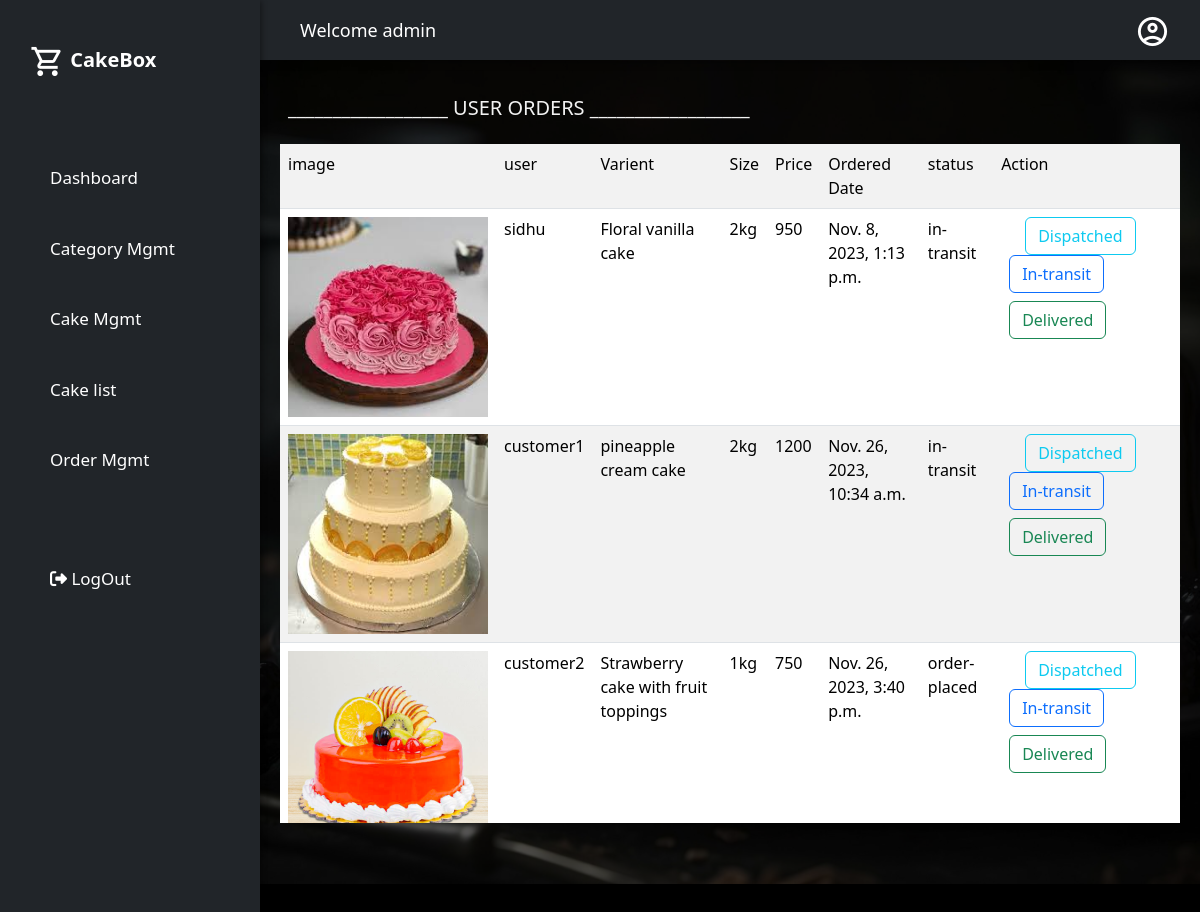
Page /orders/list (signed in) on the committed database.
### cakeapp/models.py (models this page shows, shortened)
class User(AbstractUser):
    phone=models.CharField(max_length=100,unique=True)
    address=models.CharField(max_length=200)

class Orders(models.Model):
    user=models.ForeignKey(User,on_delete=models.CASCADE)
    cakevarient=models.ForeignKey(CakeVarients,on_delete=models.CASCADE)
    options=(
        ("order-placed","order-placed"),
        ("cancelled","cancelled"),
        ("dispatced","dispatched"),
        ("in-transit","in-transit"),
        ("delivered","delivered")
    )
    status=models.CharField(max_length=200,choices=options,default="order-placed")
    ordered_date=models.DateTimeField(auto_now_add=True)
    expected_date=models.DateField(null=True)
    address=models.CharField(max_length=200)

class CakeVarients(models.Model):
    price=models.PositiveIntegerField()
    options=(
        (".5kg",".5kg"),
        ("1kg","1kg"),
        ("2kg","2kg"),
        ("5kg","5kg")
    )
    size=models.CharField(max_length=200,choices=options,default="1kg")
    option=(
        ("round","round"),
        ("square","square"),
        ("heart","heart")
    )
    shape=models.CharField(max_length=200,choices=option,default="round")
    cake=models.ForeignKey(Cakes,on_delete=models.CASCADE)
    def __str__(self):
        return self.cake.name

class Cakes(models.Model):
    name=models.CharField(max_length=200)
    category=models.ForeignKey(CakeCategory,on_delete=models.SET_NULL,null=True)
    options=(
        ('chocolate','chocolate'),
        ('black forest','black forest'),
        ('red velvet','red velvet'),
        ('butter  scotch','butter scotch'),
        ('vanilla','vanilla'),
        ('pineapple','pineapple'),
        ('dates','dates'),
        ('non-alcoholic','non-alcoholic'),
        ('dry-fruits','dry-fruits'),
        ('mixed-fruits','mixed-fruits'),
        ('blueberry','blueberry'),
        ('strawberry','strawberry')
    )
    flavour=models.CharField(max_length=200,choices=options,default="choclate")
    image=models.ImageField(upload_to="images")

### cakeapp/views.py (the view)
# urls.py: path("orders/list",OrderListView.as_view(),name="order-list"),
@method_decorator(decs,name="dispatch")
class OrderListView(ListView):
    template_name="cakeapp/orders.html"
    model=Orders
    context_object_name="orders"

### cakeapp/views.py (called while the page is built)
def signin_required(fn):
    def wrapper(request,*args,**kwargs):
        if not request.user.is_authenticated:
            messages.error(request,"invalid session!..please login")
            return redirect("signin")
        else:
            return fn(request,*args,**kwargs)
    return wrapper

def is_admin(fn):
    def wrapper(request,*args,**kwargs):
        if not request.user.is_superuser:
            messages.error(request,"Permission denied for current user !")
            return redirect("signin")
        else:
            return fn(request,*args,**kwargs)
    return wrapper

### cakeapp/templates/cakeapp/orders.html
{%extends 'cakeapp/base.html'%}
{%block body_block%}
<div class="mt-3">
    <h5 class="mt-3 mb-4 ps-2">__________________ USER ORDERS __________________</h5>
    <table class="table table-striped">
        <tr>
            <td>image</td>
            <td>user</td>
            <td>Varient</td>
            <td>Size</td>
            <td>Price</td>
            <td>Ordered Date</td>
            <td>status</td>
            <td>Action</td>
        </tr>
            {%for o in orders%}
                <tr>
                    <td><img src="{{o.cakevarient.cake.image.url}}" alt="no image" width="200px" height="200px"></td>
                    <td>{{o.user}}</td>
                    <td>{{o.cakevarient}}</td>
                    <td>{{o.cakevarient.size}}</td>
                    <td>{{o.cakevarient.price}}</td>
                    <td>{{o.ordered_date}}</td>
                    <td>{{o.status}}</td>
                    <td>
                        <a href="{%url 'order-dispatched' o.id%}" class=" btn btn-outline-info ms-4">Dispatched</a>
                        <a href="{%url 'order-intransit' o.id%}" class="btn btn-outline-primary ms-2">In-transit</a>
                        <a href="{%url 'order-delivered' o.id%}" class="btn btn-outline-success ms-2 mt-2">Delivered</a>
                    </td>
                </tr>
            {%endfor%}
    </table>
</div>
{%endblock%}

### cakeapp/templates/cakeapp/base.html (shortened to what this page needs)
<!DOCTYPE html>
{%load static%}
<html lang="en">
  <head>
    <link rel="stylesheet" href="{%static 'css/test.css'%}">
    <link href="https://cdn.jsdelivr.net/npm/bootstrap@5.3.2/dist/css/bootstrap.min.css" rel="stylesheet">
  </head>
  <body class="bg-black">
    <div class="grid-container">
      <header class="header bg-dark text-white">
        <div class="header-left">
         Welcome {{request.user}}
       </div>
        <div class="header-right">
          <span class="material-icons-outlined">account_circle</span>
        </div>
      </header>
      <aside id="sidebar" class="bg-dark">
        <div class="sidebar-title">
          <div class="sidebar-brand">
            <span class="material-icons-outlined">shopping_cart</span> CakeBox
          </div>
        </div>
        <ul class="sidebar-list">
          <li class="sidebar-list-item">
            <a href="{%url 'dashboard'%}">Dashboard</a>
          </li>
          <li class="sidebar-list-item">
            <a href="{%url 'add-category'%}">Category Mgmt</a>
          </li>
          <li class="sidebar-list-item">
            <a href="{%url 'cake-add'%}">Cake Mgmt</a>
          </li>
          <li class="sidebar-list-item">
            <a href="{%url 'cake-list'%}">Cake list</a>
          </li>
          <li class="sidebar-list-item">
            <a href="{%url 'order-list'%}">Order Mgmt</a>
          </li>
          <li class="sidebar-list-item mt-5">
            <a href="{%url 'signout'%}"><i class="fa-solid fa-right-from-bracket" style="color: #ffffff;"></i> LogOut</a>
          </li>
        </ul>
      </aside>
      <main class="main-container">
          <div class="inner-container">
              {%block body_block%}
              {%endblock%}
          </div>
      </main>
    </div>
  </body>
</html>

### cakeapp/static/css/test.css (style rules this page uses)
body { margin: 0; padding: 0; background-color: #000000; color: #000000; font-family: 'Montserrat', sans-serif; }
.material-icons-outlined { vertical-align: middle; line-height: 1px; font-size: 35px; }
.grid-container { display: grid; grid-template-columns: 260px 1fr 1fr 1fr; grid-template-rows: 0.2fr 3fr; grid-template-areas: 'sidebar header header header' 'sidebar main main main'; height: 100vh; }
.header { grid-area: header; height: 60px; display: flex; align-items: center; justify-content: space-between; padding: 0 30px 0 40px; box-shadow: 0 6px 7px -3px rgba(0, 0, 0, 0.35); }
.header-left { font-size: large; }
#sidebar { grid-area: sidebar; height: 100%; overflow-y: auto; transition: all 0.5s; -webkit-transition: all 0.5s; box-shadow: 0 3px 5px 2px rgba(0, 0, 0, 0.35); }
.sidebar-title { display: flex; justify-content: space-between; align-items: center; padding: 30px 30px 30px 30px; margin-bottom: 35px; color: #ffffff; }
.sidebar-brand { margin-top: 15px; font-size: 20px; font-weight: 700; }
.sidebar-list { padding: 0; margin-top: 15px; list-style-type: none; }
.sidebar-list-item { padding: 25px 20px 20px 50px; font-size: 17px; }
.sidebar-list-item > a { text-decoration: none; color: #ffffff; }
.main-container { position: relative; grid-area: main; overflow-y: auto; padding: 20px 20px; color: rgba(255, 255, 255, 0.95); height: 90vh; }
.main-container::before { content: ''; position: absolute; top: 0; right: 0; bottom: 0; left: 0; background-image: url('/cakeapp/static/assets/cakewallpaper.jpg'); background-position: center; background-repeat:repeat-y; background-size: cover; filter: blur(4px); filter: brightness(0.35); z-index: -1; }

### rows in the picture
User: user "admin"
Orders: cakevarient.cake.image (picture), user "sidhu", cakevarient "Floral vanilla cake", cakevarient.size "2kg", cakevarient.price "950", ordered_date "Nov. 8, 2023, 1:13 p.m.", status "in-transit"
Orders: cakevarient.cake.image (picture), user "customer1", cakevarient "pineapple cream cake", cakevarient.size "2kg", cakevarient.price "1200", ordered_date "Nov. 26, 2023, 10:34 a.m.", status "in-transit"
Orders: cakevarient.cake.image (picture), user "customer2", cakevarient "Strawberry cake with fruit toppings", cakevarient.size "1kg", cakevarient.price "750", ordered_date "Nov. 26, 2023, 3:40 p.m.", status "order-placed"
